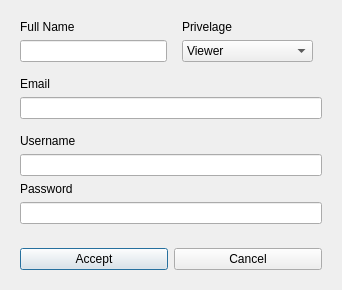
<?xml version="1.0" encoding="UTF-8"?>
<ui version="4.0">
 <class>LoginWindow</class>
 <widget class="QDialog" name="LoginWindow">
  <property name="geometry">
   <rect>
    <x>0</x>
    <y>0</y>
    <width>342</width>
    <height>281</height>
   </rect>
  </property>
  <property name="windowTitle">
   <string>Dialog</string>
  </property>
  <layout class="QVBoxLayout" name="verticalLayout">
   <item>
    <widget class="QWidget" name="topWidget" native="true">
     <property name="sizePolicy">
      <sizepolicy hsizetype="Preferred" vsizetype="Preferred">
       <horstretch>0</horstretch>
       <verstretch>1</verstretch>
      </sizepolicy>
     </property>
     <layout class="QHBoxLayout" name="horizontalLayout_2">
      <item>
       <widget class="QWidget" name="nameWidget" native="true">
        <layout class="QVBoxLayout" name="verticalLayout_5">
         <property name="leftMargin">
          <number>0</number>
         </property>
         <property name="topMargin">
          <number>0</number>
         </property>
         <property name="rightMargin">
          <number>0</number>
         </property>
         <property name="bottomMargin">
          <number>0</number>
         </property>
         <item>
          <widget class="QLabel" name="nameLabel">
           <property name="text">
            <string>Full Name</string>
           </property>
          </widget>
         </item>
         <item>
          <widget class="QLineEdit" name="nameLineEdit"/>
         </item>
        </layout>
       </widget>
      </item>
      <item>
       <widget class="QWidget" name="privelageWidget" native="true">
        <layout class="QVBoxLayout" name="verticalLayout_6">
         <property name="topMargin">
          <number>0</number>
         </property>
         <property name="bottomMargin">
          <number>0</number>
         </property>
         <item>
          <widget class="QLabel" name="privelageLabel">
           <property name="text">
            <string>Privelage</string>
           </property>
          </widget>
         </item>
         <item>
          <widget class="QComboBox" name="privelageComboBox">
           <item>
            <property name="text">
             <string>Viewer</string>
            </property>
           </item>
           <item>
            <property name="text">
             <string>Mechanic</string>
            </property>
           </item>
           <item>
            <property name="text">
             <string>Purchasing</string>
            </property>
           </item>
           <item>
            <property name="text">
             <string>Inventory Manager</string>
            </property>
           </item>
           <item>
            <property name="text">
             <string>Admin</string>
            </property>
           </item>
          </widget>
         </item>
        </layout>
       </widget>
      </item>
     </layout>
    </widget>
   </item>
   <item>
    <widget class="QWidget" name="emailWidget" native="true">
     <property name="sizePolicy">
      <sizepolicy hsizetype="Preferred" vsizetype="Preferred">
       <horstretch>0</horstretch>
       <verstretch>1</verstretch>
      </sizepolicy>
     </property>
     <layout class="QVBoxLayout" name="verticalLayout_4">
      <property name="leftMargin">
       <number>9</number>
      </property>
      <property name="topMargin">
       <number>0</number>
      </property>
      <property name="rightMargin">
       <number>9</number>
      </property>
      <property name="bottomMargin">
       <number>0</number>
      </property>
      <item>
       <widget class="QLabel" name="emailLabel">
        <property name="text">
         <string>Email</string>
        </property>
       </widget>
      </item>
      <item>
       <widget class="QLineEdit" name="emailLineEdit"/>
      </item>
     </layout>
    </widget>
   </item>
   <item>
    <widget class="QWidget" name="userpassWidget" native="true">
     <property name="sizePolicy">
      <sizepolicy hsizetype="Preferred" vsizetype="Preferred">
       <horstretch>0</horstretch>
       <verstretch>1</verstretch>
      </sizepolicy>
     </property>
     <layout class="QVBoxLayout" name="verticalLayout_7">
      <item>
       <widget class="QWidget" name="userWidget" native="true">
        <property name="sizePolicy">
         <sizepolicy hsizetype="Preferred" vsizetype="Preferred">
          <horstretch>0</horstretch>
          <verstretch>1</verstretch>
         </sizepolicy>
        </property>
        <layout class="QVBoxLayout" name="verticalLayout_2">
         <property name="leftMargin">
          <number>0</number>
         </property>
         <property name="topMargin">
          <number>0</number>
         </property>
         <property name="rightMargin">
          <number>0</number>
         </property>
         <property name="bottomMargin">
          <number>0</number>
         </property>
         <item>
          <widget class="QLabel" name="userLabel">
           <property name="sizePolicy">
            <sizepolicy hsizetype="Preferred" vsizetype="Preferred">
             <horstretch>0</horstretch>
             <verstretch>0</verstretch>
            </sizepolicy>
           </property>
           <property name="minimumSize">
            <size>
             <width>0</width>
             <height>0</height>
            </size>
           </property>
           <property name="text">
            <string>Username</string>
           </property>
          </widget>
         </item>
         <item>
          <widget class="QLineEdit" name="userLineEdit">
           <property name="sizePolicy">
            <sizepolicy hsizetype="Expanding" vsizetype="Fixed">
             <horstretch>0</horstretch>
             <verstretch>0</verstretch>
            </sizepolicy>
           </property>
          </widget>
         </item>
        </layout>
       </widget>
      </item>
      <item>
       <widget class="QWidget" name="passWidget" native="true">
        <property name="sizePolicy">
         <sizepolicy hsizetype="Preferred" vsizetype="Preferred">
          <horstretch>0</horstretch>
          <verstretch>1</verstretch>
         </sizepolicy>
        </property>
        <layout class="QVBoxLayout" name="verticalLayout_3">
         <property name="leftMargin">
          <number>0</number>
         </property>
         <property name="topMargin">
          <number>0</number>
         </property>
         <property name="rightMargin">
          <number>0</number>
         </property>
         <property name="bottomMargin">
          <number>0</number>
         </property>
         <item>
          <widget class="QLabel" name="passLabel">
           <property name="sizePolicy">
            <sizepolicy hsizetype="Preferred" vsizetype="Preferred">
             <horstretch>0</horstretch>
             <verstretch>0</verstretch>
            </sizepolicy>
           </property>
           <property name="text">
            <string>Password</string>
           </property>
          </widget>
         </item>
         <item>
          <widget class="QLineEdit" name="passLineEdit">
           <property name="sizePolicy">
            <sizepolicy hsizetype="Expanding" vsizetype="Fixed">
             <horstretch>0</horstretch>
             <verstretch>0</verstretch>
            </sizepolicy>
           </property>
           <property name="echoMode">
            <enum>QLineEdit::Password</enum>
           </property>
          </widget>
         </item>
        </layout>
       </widget>
      </item>
     </layout>
    </widget>
   </item>
   <item>
    <widget class="QWidget" name="buttonW" native="true">
     <property name="sizePolicy">
      <sizepolicy hsizetype="Preferred" vsizetype="Preferred">
       <horstretch>0</horstretch>
       <verstretch>1</verstretch>
      </sizepolicy>
     </property>
     <layout class="QHBoxLayout" name="horizontalLayout">
      <item>
       <widget class="QPushButton" name="acceptButton">
        <property name="text">
         <string>Accept</string>
        </property>
       </widget>
      </item>
      <item>
       <widget class="QPushButton" name="cancelButton">
        <property name="text">
         <string>Cancel</string>
        </property>
       </widget>
      </item>
     </layout>
    </widget>
   </item>
  </layout>
 </widget>
 <resources/>
 <connections/>
</ui>
